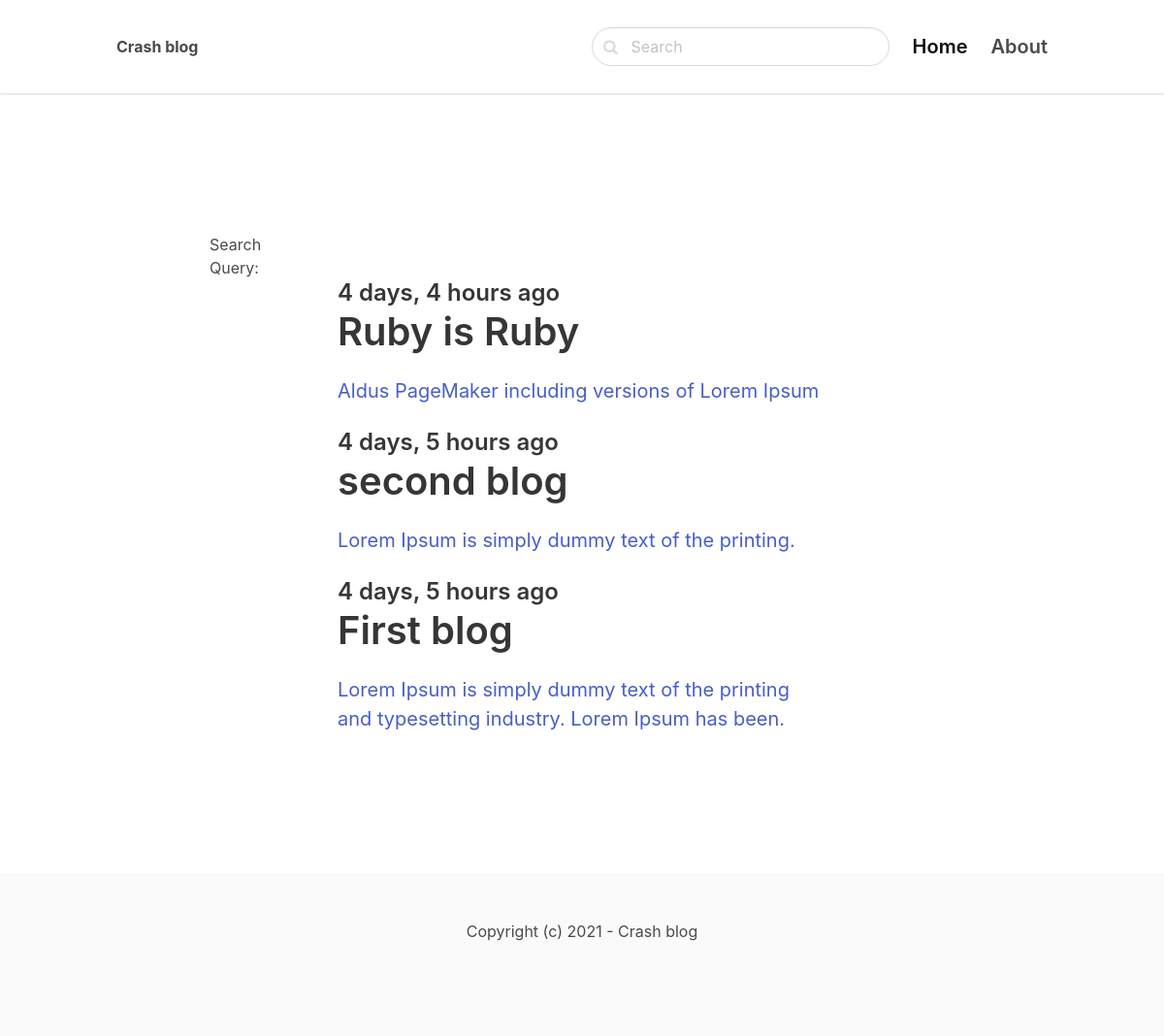
The app's page /search/ with its own data.
### blog/models.py (models this page shows, shortened)
class Post(models.Model):
    ACTIVE = 'active'
    DRAFT = 'draft'
    options = ((ACTIVE, 'active'),(DRAFT, 'draft'))
    category = models.ForeignKey(Category, related_name="posts", on_delete=models.CASCADE)
    title = models.CharField(max_length=255)
    slug = models.SlugField()
    content = models.TextField()
    intro = models.TextField()
    created_at = models.DateTimeField(auto_now_add=True)
    status = models.CharField(max_length=10, choices=options, default = ACTIVE)
    image = models.ImageField(upload_to="images/", blank=True, null=True)
    class Meta:
        ordering = ('-created_at',)

### blog/views.py (the view)
# urls.py: path("search/", search, name="search" ),
def search(request):
    query = request.GET.get('query', '')
    posts = Post.objects.filter(status=Post.ACTIVE).filter(Q(title__icontains=query) | Q(intro__icontains=query) | Q(content__icontains=query))
    return render(request, 'blog/search.html', {'posts': posts, 'query': query})

### blog/templates/blog/search.html (shortened to what this page needs)
{% extends 'core/base.html' %}
{% block content %}
<section class="hero">
    <div class="hero-body">
        <div class="container">
            <section class="section">
                <h3>Search</h3>
                <h5>Query:{{query}}</h5>
                <div class="columns">
                    <div class="column is-8 is-offset-2">
                        {% for post in posts %}
                            <div class="content is-medium">
                                <a href="{% url 'post_detail' post.category.slug post.slug %}">
                                    <h2 class="subtitle is-4">{{ post.created_at|timesince }} ago</h2>
                                    <h1 class="title">{{ post.title }}</h1>
                                    <p>{{ post.intro }}</p>
                                </a>
                            </div>
                            {% empty %}
                                <div class="content">
                                    <p>
                                        No Post for this Query..!
                                    </p>
                                </div>
                        {% endfor %}
                    </div>
                </div>
            </section>
        </div>
    </div>
</section>
{% endblock %}

### records on screen
Post: created_at "4 days, 4 hours", title "Ruby is Ruby", intro "Aldus PageMaker including versions of Lorem Ipsum"
Post: created_at "4 days, 5 hours", title "second blog", intro "Lorem Ipsum is simply dummy text of the printing."
Post: created_at "4 days, 5 hours", title "First blog", intro "Lorem Ipsum is simply dummy text of the printing and typesetting industry. Lorem Ipsum has been."
